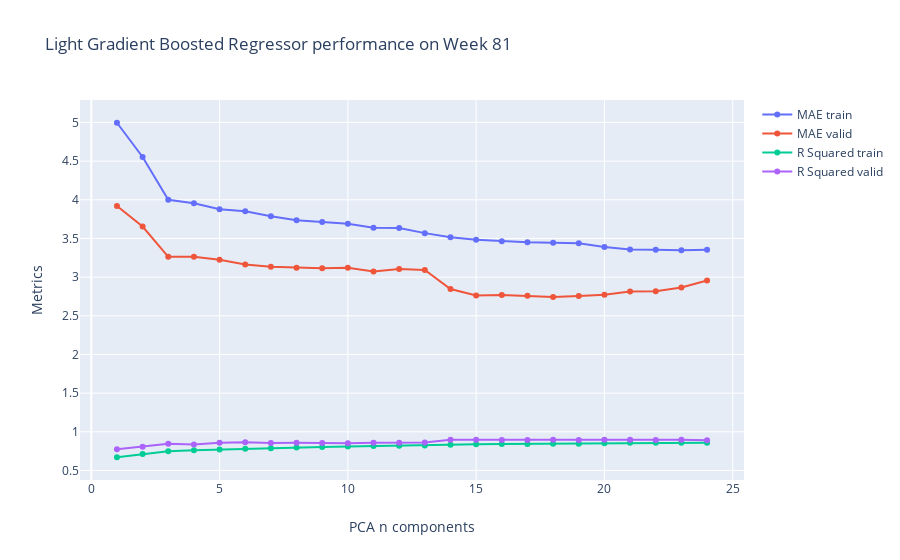

The code cell stored with this chart in its notebook:
### Code cell
MAE_train = []
MAE_valid = []
R2_train = []
R2_valid = []
for i in range(1,len(train_X_s.columns)+1): 
    pca = PCA(n_components=i)

    reg = LGBMRegressor(max_depth=5)
    reg.fit(pca.fit_transform(train_X_s),train_y_s)
    predict_train = reg.predict(pca.fit_transform(train_X_s))

    # Performance on Train 
    # scale back and see the result on the train set
    predict_train_sb = y_scaler.inverse_transform(predict_train)
    train_y_s_sb = y_scaler.inverse_transform(train_y_s)

    MAE_train.append(mean_absolute_error(train_y_s_sb,predict_train_sb))
    R2_train.append(r2_score(train_y_s_sb,predict_train_sb))

    # Performance on Test
    # scale back and see the result on the test set

    predict_valid_81 = reg.predict(pca.transform(test_X_s[test_X_s['reporting_date'] == test_X_s    ['reporting_date'].unique()[0]]))   
    predict_valid_81_sb = y_scaler.inverse_transform(predict_valid_81)
    real_valid_81 = test[test['reporting_date'] == test['reporting_date'].unique()[0]]['sales_quantity']

    MAE_valid.append(mean_absolute_error(real_valid_81,predict_valid_81_sb))
    R2_valid.append(r2_score(real_valid_81,predict_valid_81_sb))
    
fig = go.Figure()
fig.add_trace(go.Scatter(x=list(range(1,len(train_X_s.columns)+1)), 
                                   y=MAE_train, 
                                   #z=R2_train,
                                   mode='markers+lines',
                                   name='MAE train'))

fig.add_trace(go.Scatter(x=list(range(1,len(train_X_s.columns)+1)), 
                                   y=MAE_valid, 
                                   #z=R2_valid,
                                   mode='markers+lines',
                                   name='MAE valid'))

fig.add_trace(go.Scatter(x=list(range(1,len(train_X_s.columns)+1)), 
                                   y=R2_train, 
                                   #z=R2_valid,
                                   mode='markers+lines',
                                   name='R Squared train'))

fig.add_trace(go.Scatter(x=list(range(1,len(train_X_s.columns)+1)), 
                                   y=R2_valid, 
                                   #z=R2_valid,
                                   mode='markers+lines',
                                   name='R Squared valid'))
fig.update_layout(
    title="Light Gradient Boosted Regressor performance on Week 81",
    xaxis_title="PCA n components",
    yaxis_title="Metrics",
)
fig.show()

### Figure 1 — Plotly figure (JSON) as saved in the notebook; plotly's stock layout.template omitted (floating-point values rounded to 4 significant figures)
{"data": [{"mode": "markers+lines", "name": "MAE train", "type": "scatter", "x": [1, 2, 3, 4, 5, 6, 7, 8, 9, 10, 11, 12, 13, 14, 15, 16, 17, 18, 19, 20, 21, 22, 23, 24], "y": [4.997, 4.554, 4.0, 3.956, 3.879, 3.851, 3.789, 3.735, 3.712, 3.69, 3.64, 3.636, 3.569, 3.517, 3.482, 3.463, 3.451, 3.444, 3.439, 3.391, 3.358, 3.353, 3.347, 3.353]}, {"mode": "markers+lines", "name": "MAE valid", "type": "scatter", "x": [1, 2, 3, 4, 5, 6, 7, 8, 9, 10, 11, 12, 13, 14, 15, 16, 17, 18, 19, 20, 21, 22, 23, 24], "y": [3.921, 3.654, 3.263, 3.263, 3.224, 3.163, 3.136, 3.123, 3.115, 3.122, 3.073, 3.105, 3.092, 2.847, 2.764, 2.769, 2.761, 2.744, 2.756, 2.774, 2.813, 2.817, 2.867, 2.956]}, {"mode": "markers+lines", "name": "R Squared train", "type": "scatter", "x": [1, 2, 3, 4, 5, 6, 7, 8, 9, 10, 11, 12, 13, 14, 15, 16, 17, 18, 19, 20, 21, 22, 23, 24], "y": [0.6712, 0.7118, 0.7481, 0.7616, 0.7712, 0.7813, 0.7879, 0.7974, 0.8031, 0.8092, 0.8165, 0.8184, 0.8241, 0.8343, 0.8383, 0.8417, 0.8435, 0.8451, 0.8459, 0.8524, 0.8579, 0.8589, 0.8588, 0.858]}, {"mode": "markers+lines", "name": "R Squared valid", "type": "scatter", "x": [1, 2, 3, 4, 5, 6, 7, 8, 9, 10, 11, 12, 13, 14, 15, 16, 17, 18, 19, 20, 21, 22, 23, 24], "y": [0.7742, 0.8086, 0.8459, 0.8363, 0.8574, 0.8659, 0.8565, 0.8593, 0.8569, 0.8515, 0.8589, 0.8599, 0.8615, 0.8978, 0.8983, 0.8945, 0.8943, 0.8962, 0.8947, 0.8963, 0.8968, 0.8955, 0.8965, 0.8904]}], "layout": {"title": {"text": "Light Gradient Boosted Regressor performance on Week 81"}, "xaxis": {"title": {"text": "PCA n components"}}, "yaxis": {"title": {"text": "Metrics"}}}}
